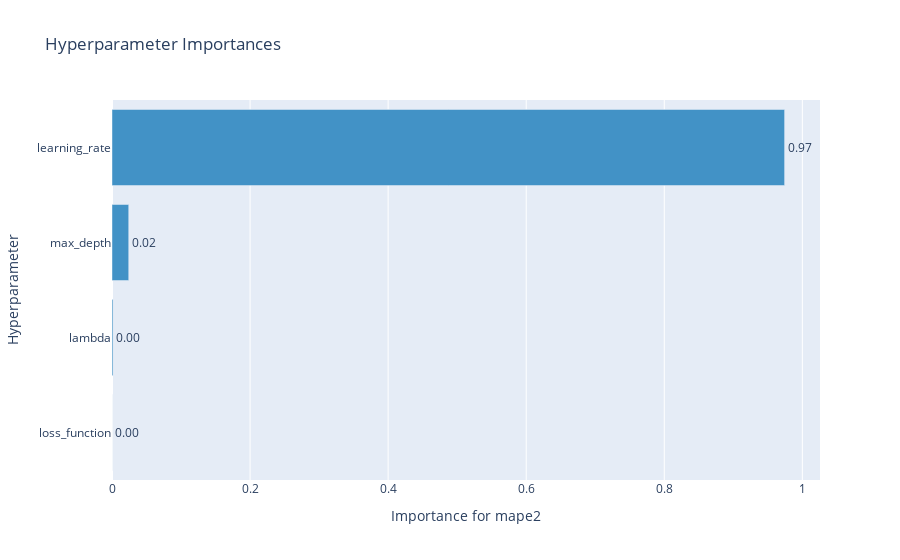

Notebook source saved alongside this figure:
### Code cell
optuna.visualization.plot_param_importances(study, target=lambda t: t.values[0], target_name="mape2")

### Figure 1 — Plotly figure (JSON) as saved in the notebook; plotly's stock layout.template omitted (floating-point values rounded to 4 significant figures)
{"data": [{"cliponaxis": false, "hovertemplate": ["loss_function (CategoricalDistribution): 0.0<extra></extra>", "lambda (LogUniformDistribution): 0.0014864322368107962<extra></extra>", "max_depth (IntUniformDistribution): 0.024219571981406892<extra></extra>", "learning_rate (LogUniformDistribution): 0.9742939957817823<extra></extra>"], "marker": {"color": "rgb(66,146,198)"}, "orientation": "h", "text": ["0.0", "0.0014864322368107962", "0.024219571981406892", "0.9742939957817823"], "textposition": "outside", "texttemplate": "%{text:.2f}", "type": "bar", "x": [0, 0.001486, 0.02422, 0.9743], "y": ["loss_function", "lambda", "max_depth", "learning_rate"]}], "layout": {"autosize": true, "showlegend": false, "title": {"text": "Hyperparameter Importances"}, "xaxis": {"autorange": true, "range": [0, 1.026], "title": {"text": "Importance for mape2"}, "type": "linear"}, "yaxis": {"autorange": true, "range": [-0.5, 3.5], "title": {"text": "Hyperparameter"}, "type": "category"}}}
